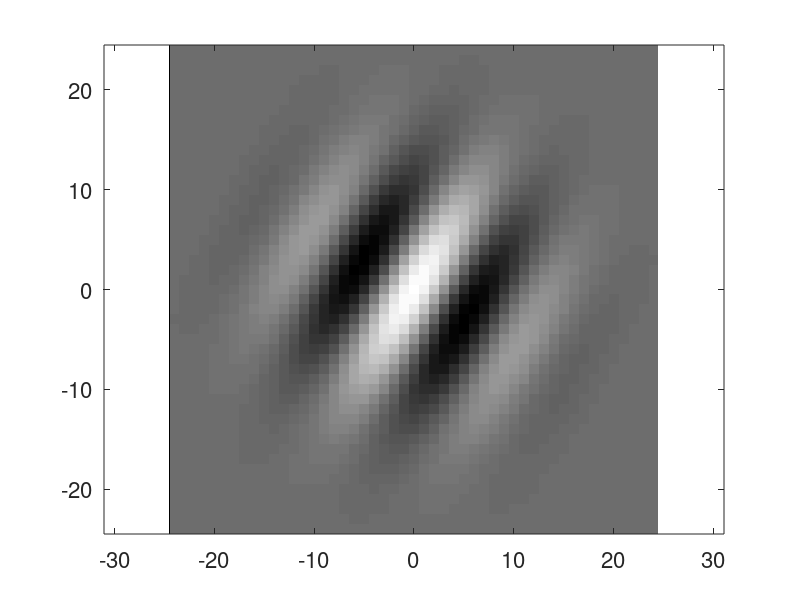
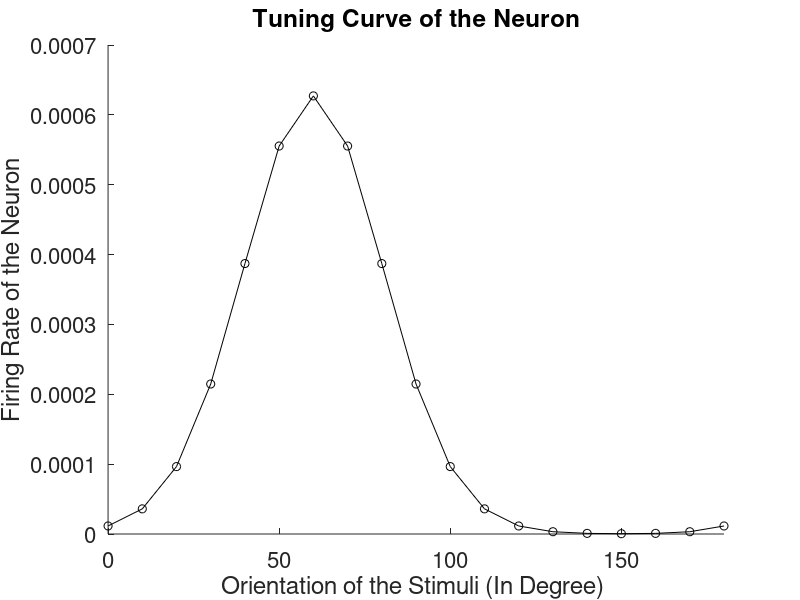
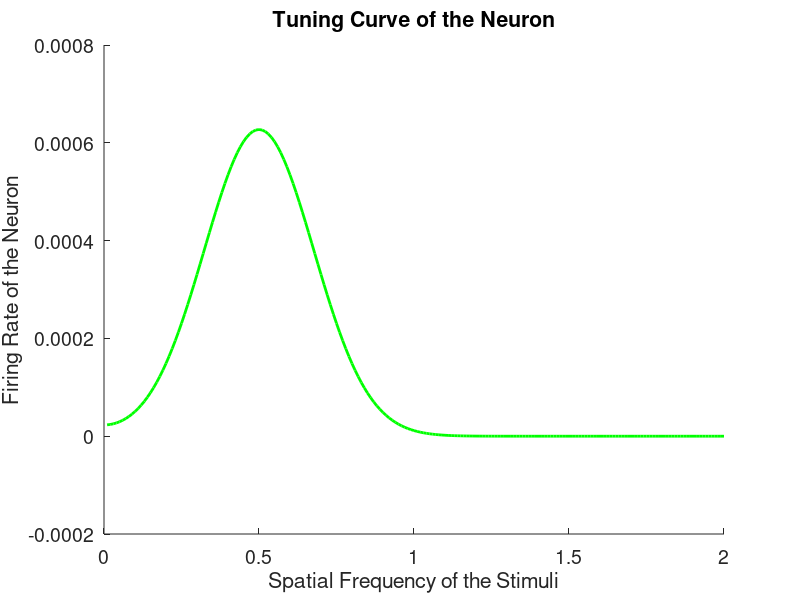

Reproduce these figures in MATLAB, in order. (Note: this script raises an error after producing the figures.)
clear; close all; clc;
set(0, 'DefaultAxesFontSize', 16)
%%
%Create Our Gabor Filter(a set of weights)

%Gaussian envelope
sigma =8;
k = ceil(3* sigma);

[X,Y] = meshgrid(-k:k, -k:k); %prepare the coordinate system
 
G = exp(-(X.^2+Y.^2)/2/sigma^2); %Guassian shape
G = G/sum(G(:));
%Sine wave
sp  = 0.5;


%Rotation of Gabor
theta = deg2rad(60);
Yprime = Y*cos(theta) - X*sin(theta);
S = cos(sp*Yprime);
W = G .* S;  %Gabor filter

figure;imagesc(-k:k, -k:k, W); colormap gray; axis equal; axis tight; axis xy

%%
%Construct Gabor stimulus (images)

svec = 0:10:180; % each of these corresponds to a different V1 neuron,a 19 orientations vector
r = NaN(1,length(svec));
for i = 1:length(svec)
    s = deg2rad(svec(i)); %convert the degree to radian
    Yprime = Y*cos(s) - X*sin(s);  %change the orientation depending on value of sevc
    S_rot = cos(sp*Yprime); % new sin function for Gabor stimulus
    I = G .* S_rot; %create the gabor image
    
    r(i) = sum(sum(W .* I));
end
figure; plot(svec, r, 'ko-')
set(0,'DefaultLineLineWidth',2);	
set(0,'DefaultAxesFontSize',14);
title('Tuning Curve of the Neuron')
xlabel('Orientation of the Stimuli (In Degree) ');
ylabel('Firing Rate of the Neuron');
xlim([0 180])
box off;

%%
%create stimulus with fixed orientation but different spatial frequency 

sfvec = 0.01:0.01:2; % each of these corresponds to a different spatial frequency
r = NaN(1,length(sfvec));
for i = 1:length(sfvec)
    Yprime = Y*cos(theta) - X*sin(theta);  %change the orientation depending on value of sevc
    S_rot = cos(sfvec(i)*Yprime); % new sin function for Gabor stimulus
    I_sp = G .* S_rot; %create the gabor image for different spatial frequency
    
    r(i) = sum(sum(W .* I_sp));
end
figure; plot(sfvec, r, 'g-')
set(0,'DefaultLineLineWidth',2);	
set(0,'DefaultAxesFontSize',14);
title('Tuning Curve of the Neuron')
xlabel('Spatial Frequency of the Stimuli');
ylabel('Firing Rate of the Neuron');
box off;    

%%
%Create stimulus with changing orientation and different spatial frequency
sfvec = 0.01:0.01:2; % each of these corresponds to a different spatial frequency
f = NaN(1,length(sfvec));
svec = 0:10:180; % each of these corresponds to a different V1 neuron,a 19 orientations vector
f_svec = transpose(NaN(1,length(svec)));
r = f_svec * f;
for i = 1:length(sfvec) 
    for p = 1:length(svec)
        svec = 0:10:180;
        s(p) = deg2rad(svec(p)); %convert the degree to radian
        Yprime = Y*cos(s(p)) - X*sin(s(p));  
        S_rot = cos(sfvec(i)*Yprime); % new sin function for Gabor stimulus
        I_sp = G .* S_rot; %create the gabor image for different spatial frequency
    r(p,i) = sum(sum(I_sp .* W));
    end
end
figure; h = heatmap(svec, sfvec, transpose(r),'colormap', parula);
h.YDisplayData = flipud(h.YDisplayData);
title('Tuning Curve of the V1 Neuron Responding to Orientation and Spatial Frequency')
xlabel('Orientation of the Stimuli (in degree) ')
ylabel('Spatial Frequency')